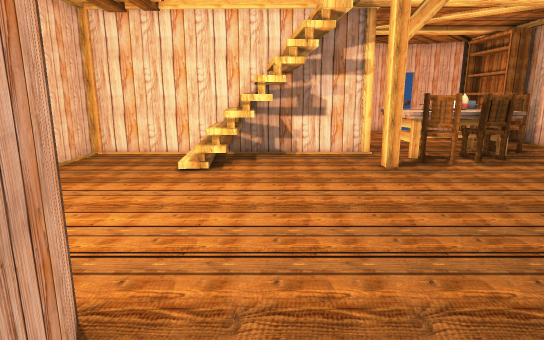
View 1 (above)

16 first-person views from a walk through a 3-D level made in the Unity game engine. The camera is 1.5 m above the floor, tilts 12° down and sees 75° across. The floor is counted in squares, 0.5 m on a side. Each view is taken from the middle of a square. On the plan, view 1 faces up. The plan holds only what a view shows up to about 20 squares ahead; the rest is blank. The place goes on beyond the plan.

View 2
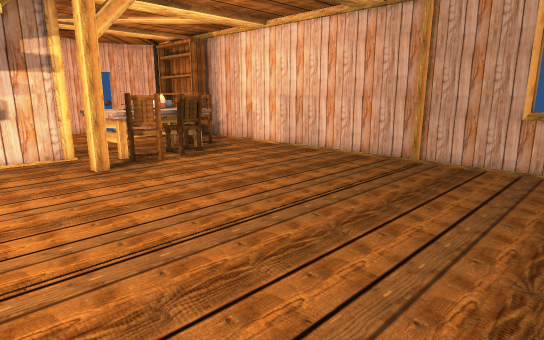

View 3
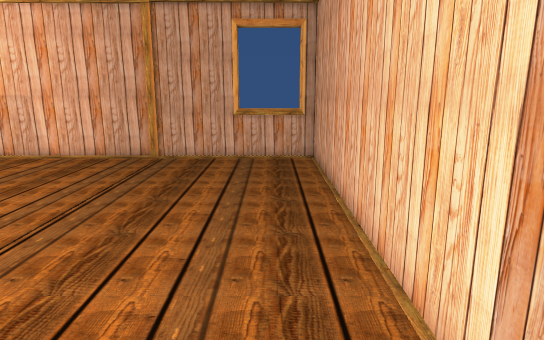

View 4
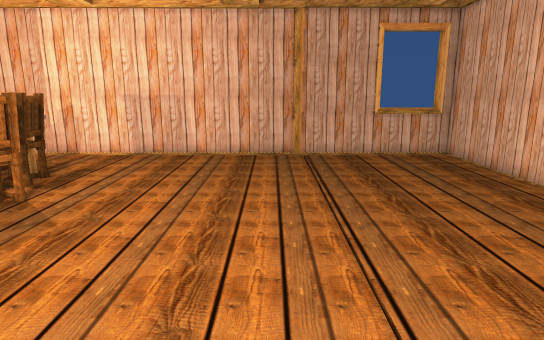

View 5
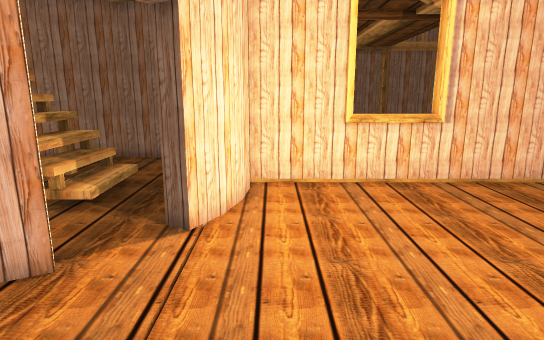

View 6
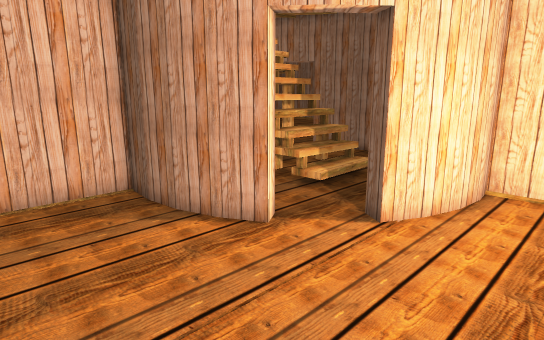

View 7
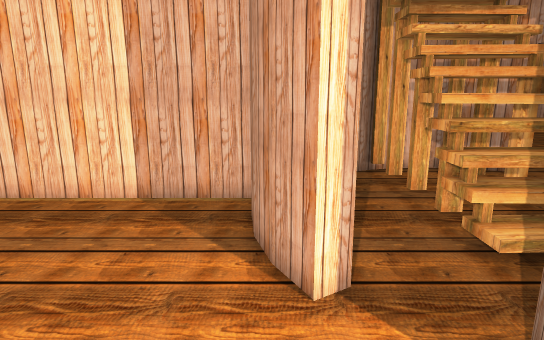

View 8
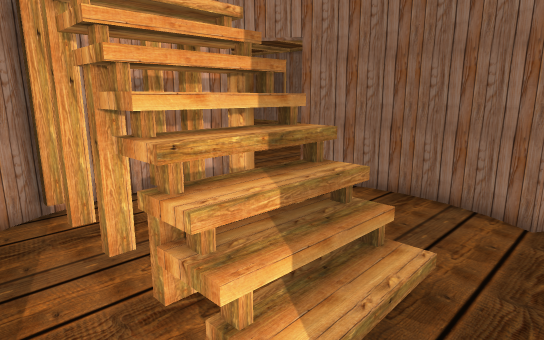

View 9
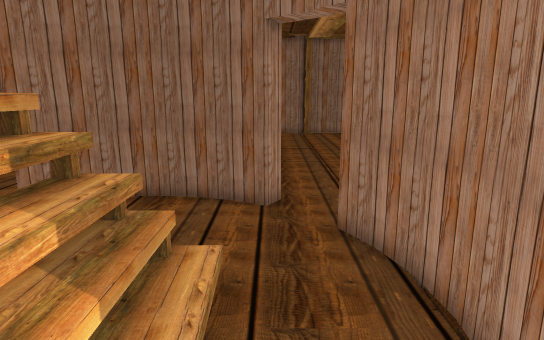

View 10
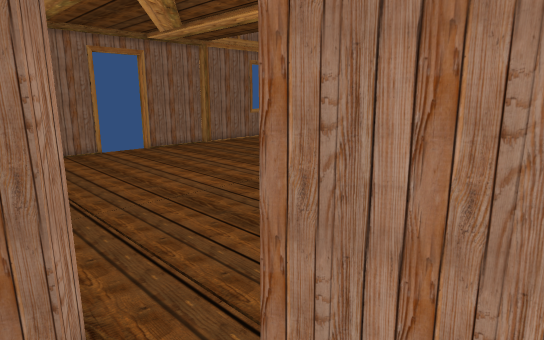

View 11
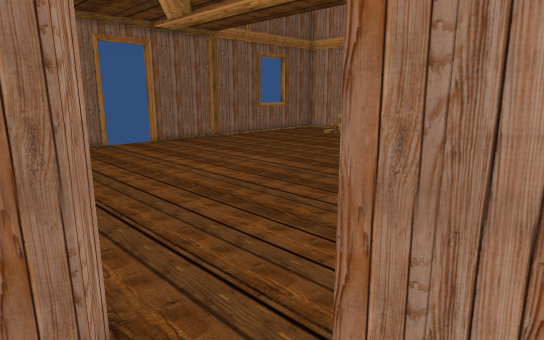

View 12
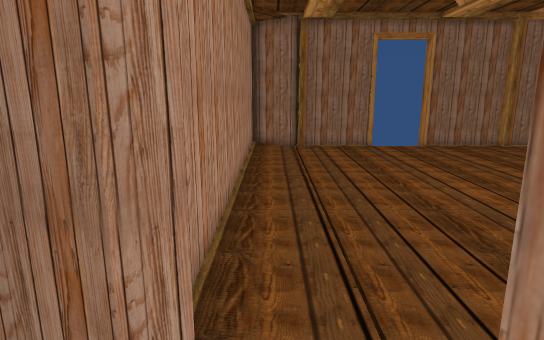

View 13
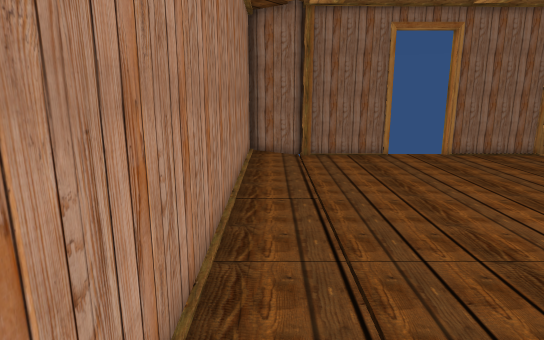

View 14
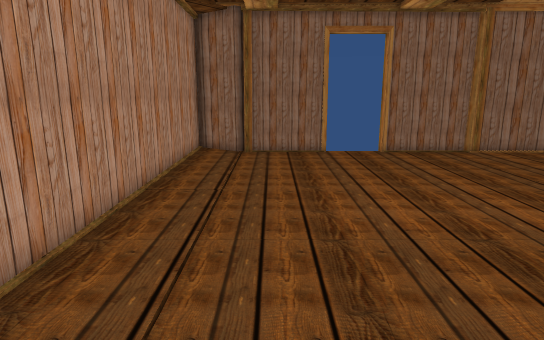

View 15
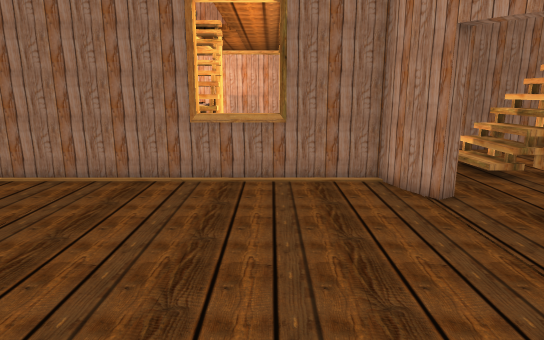

View 16
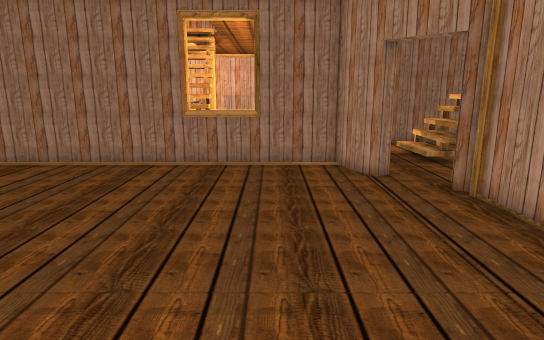

### Floor plan
Key: @ floor where view 1 was taken; # wall or solid block; x gap in a wall; . floor; / step, stairs or slope; = window, fence, low wall or low ledge; ^ raised ledge; v drop or lower ground; C chair; T table; L column; O other object.
Columns run from 33 left of view 1 to 16 right of it. Each row starts with its distance up from view 1.
 18  #....... ....    ..... #######v####### CTOOT O..#
 17  #............  ....... #..../////.....TTTTCCT...#
 16  #..................... #..../// /......CCCCC....#
 15  #..................... #..../////....L.CC.......#
 14  x.....................##....///v/...............#
 13   .....................==........................#
 12   .....................==........................#
 11  x.....................==........................#
 10  #.....................##........................#
  9  #..................... #........................#
  8  #..................... #........................#
  7  #....................######.....................#
  6 ##...................######## ...................#
  5 #................................................#
  4 ####################..........##.................#
  3                    #....////.. #.................#
  2                    #...=////.. #.................^
  1                    #...v////.. #.................^
  0                    #....////...##@...............^
 -1                    #....# /#...###################
 -2                    #      ....##
 -3                    #    #..#. #
 -4                      ........
 -5                  ..  ####.###
 -6                 ...    ####
 -7                ....
 -8                ...
 -9                ..

Positions as (right, up) in squares from view 1, and headings:
1: (0, 0), facing up
2: (0, 0), facing up-right
3: (-1, 1), facing right
4: (-2, 8), facing right
5: (3, 8), facing left
6: (3, 10), facing down-left
7: (-2, 9), facing down
8: (-4, 5), facing down-left
9: (-4, 4), facing left
10: (-9, 3), facing up-left
11: (-10, 3), facing up-left
12: (-11, 5), facing left
13: (-14, 5), facing left
14: (-13, 8), facing left
15: (-22, 11), facing right
16: (-25, 10), facing right
